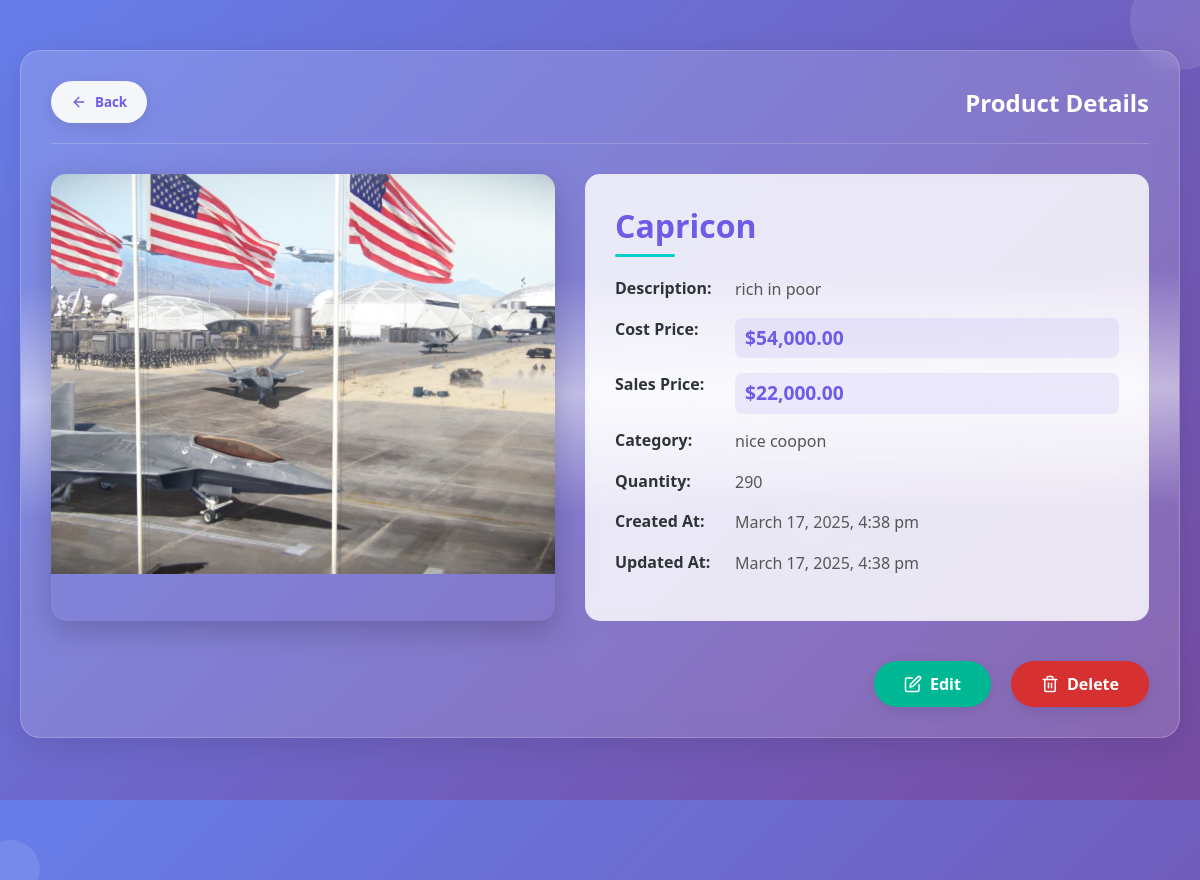
The page /screens/productDetails.php?id=6 on the database as committed earlier.
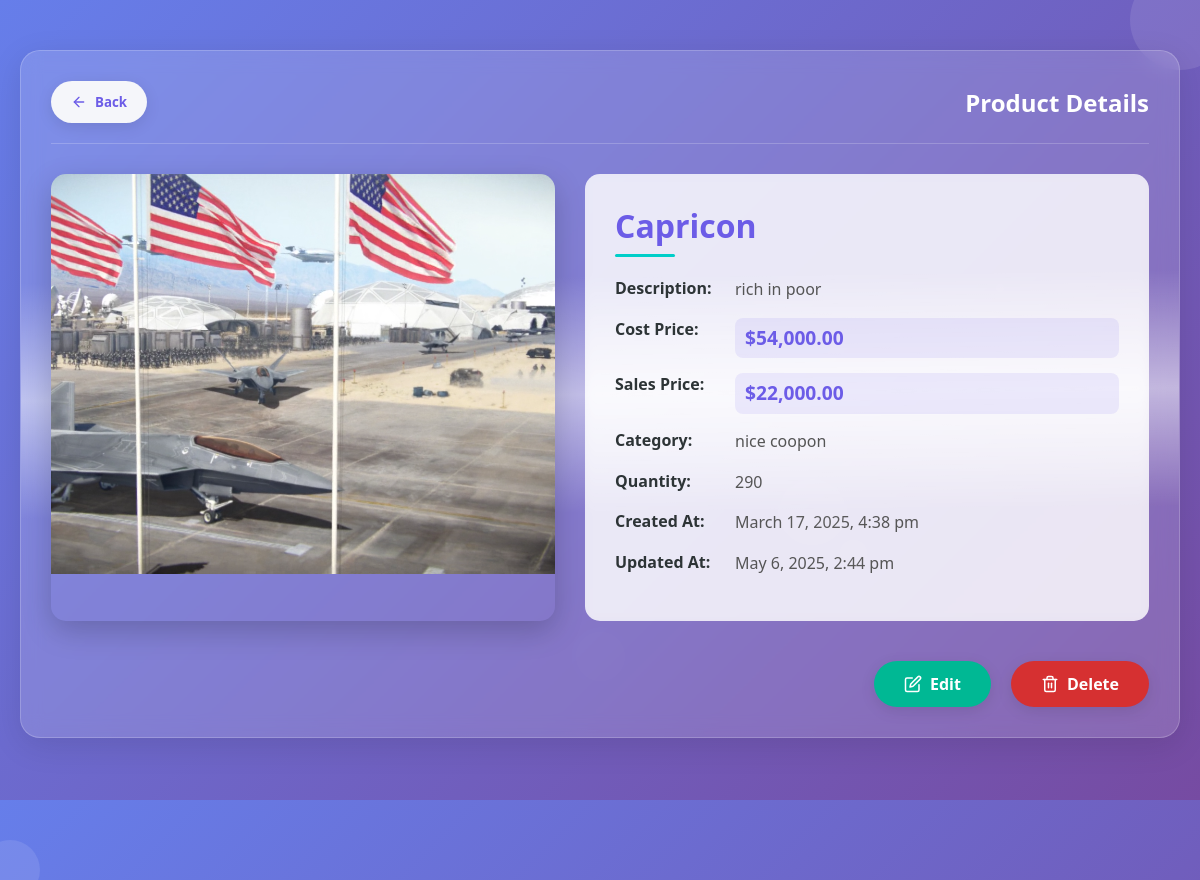
The same page on the database as committed later.
### tables this page shows
CREATE TABLE `products` (
  `id` int(11) NOT NULL,
  `name` varchar(255) NOT NULL,
  `description` text NOT NULL,
  `price` decimal(10,2) NOT NULL,
  `sale_price` decimal(10,2) NOT NULL,
  `category` varchar(100) NOT NULL,
  `quantity` int(11) NOT NULL,
  `image` varchar(255) DEFAULT NULL,
  `created_at` timestamp NOT NULL DEFAULT current_timestamp(),
  `updated_at` timestamp NOT NULL DEFAULT current_timestamp() ON UPDATE current_timestamp(),
  `company` varchar(500) NOT NULL,
  `number` varchar(100) NOT NULL
);

### screens/productDetails.php (the view, shortened to what this page needs)
<?php
include('../const/db.php');
if (isset($_GET['id'])) {
    $productId = $_GET['id'];
    $query = "SELECT * FROM products WHERE id = ?";
    $stmt = $conn->prepare($query);
    $stmt->bind_param("i", $productId);
    $stmt->execute();
    $result = $stmt->get_result();
    $product = $result->fetch_assoc();
} else {
    echo "Product ID is missing.";
    exit;
}
?>
<!DOCTYPE html>
<html lang="en">
<?php include("../const/head.php") ?>
<head>
</head>
<body>
    <div class="floating-circle circle-1"></div>
    <div class="floating-circle circle-2"></div>
    <div class="product-details holographic">
        <div class="container">
            <header>
                <button onclick="goBack()" class="back-button">
                    <svg width="16" height="16" viewBox="0 0 24 24" fill="none" stroke="currentColor" stroke-width="2" stroke-linecap="round" stroke-linejoin="round">
                        <line x1="19" y1="12" x2="5" y2="12"></line>
                        <polyline points="12 19 5 12 12 5"></polyline>
                    </svg>
                    Back
                </button>
                <h2 style="color: white;">Product Details</h2>
            </header>
            <div class="product-info">
                <div class="product-image-container">
                    <img src="./uploads/products/<?php echo $product['image']; ?>" alt="<?php echo $product['name']; ?>" class="product-image">
                </div>
                <div class="product-details-text">
                    <h3><?php echo $product['name']; ?></h3>
                    <div class="detail-item">
                        <span class="detail-label">Description:</span>
                        <span class="detail-value"><?php echo $product['description']; ?></span>
                    </div>
                    <div class="detail-item">
                        <span class="detail-label">Cost Price:</span>
                        <span class="detail-value price-highlight">$<?php echo number_format($product['price'], 2); ?></span>
                    </div>
                    <div class="detail-item">
                        <span class="detail-label">Sales Price:</span>
                        <span class="detail-value price-highlight">$<?php echo number_format($product['sale_price'], 2); ?></span>
                    </div>
                    <div class="detail-item">
                        <span class="detail-label">Category:</span>
                        <span class="detail-value"><?php echo $product['category']; ?></span>
                    </div>
                    <div class="detail-item">
                        <span class="detail-label">Quantity:</span>
                        <span class="detail-value"><?php echo $product['quantity']; ?></span>
                    </div>
                    <div class="detail-item">
                        <span class="detail-label">Created At:</span>
                        <span class="detail-value"><?php echo date('F j, Y, g:i a', strtotime($product['created_at'])); ?></span>
                    </div>
                    <div class="detail-item">
                        <span class="detail-label">Updated At:</span>
                        <span class="detail-value"><?php echo date('F j, Y, g:i a', strtotime($product['updated_at'])); ?></span>
                    </div>
                </div>
            </div>
            <div class="action-buttons">
                <button class="edit-button" onclick="window.location.href = 'editProduct.php?id=<?php echo $product['id']; ?>'">
                    <svg width="18" height="18" viewBox="0 0 24 24" fill="none" stroke="currentColor" stroke-width="2" stroke-linecap="round" stroke-linejoin="round">
                        <path d="M11 4H4a2 2 0 0 0-2 2v14a2 2 0 0 0 2 2h14a2 2 0 0 0 2-2v-7"></path>
                        <path d="M18.5 2.5a2.121 2.121 0 0 1 3 3L12 15l-4 1 1-4 9.5-9.5z"></path>
                    </svg>
                    Edit
                </button>
                <form method="POST" onsubmit="return confirmDelete();">
                    <button type="submit" name="delete_product" class="delete-button">
                        Delete
                    </button>
                </form>
            </div>
        </div>
    </div>
</body>
</html>

### const/head.php (shortened to what this page needs)
<head>
    <link rel="stylesheet" href="https://cdnjs.cloudflare.com/ajax/libs/font-awesome/6.0.0-beta3/css/all.min.css">
    <link rel="stylesheet" href="style.css">
    <link rel="stylesheet" href="../style.css">
</head>

### style.css (style rules this page uses)
* { margin: 0; padding: 0; box-sizing: border-box; font-family: Arial, sans-serif; text-decoration: none; }

### screens/productDetails.php (style rules this page uses)
:root { --primary: #6c5ce7; --primary-dark: #5649c0; --secondary: #00cec9; --dark: #2d3436; --light: #f5f6fa; --danger: #d63031; --danger-dark: #b52b2b; --success: #00b894; --success-dark: #00997b; --glass: rgba(255, 255, 255, 0.15); --glass-border: rgba(255, 255, 255, 0.2); --shadow: 0 8px 32px rgba(0, 0, 0, 0.1); }
* { margin: 0; padding: 0; box-sizing: border-box; font-family: 'Segoe UI', Tahoma, Geneva, Verdana, sans-serif; }
body { background: linear-gradient(135deg, #667eea 0%, #764ba2 100%); min-height: 100vh; color: var(--dark); padding: 20px; }
.product-details { max-width: 1200px; margin: 30px auto; background: var(--glass); backdrop-filter: blur(10px); -webkit-backdrop-filter: blur(10px); border-radius: 20px; border: 1px solid var(--glass-border); box-shadow: var(--shadow); overflow: hidden; animation: fadeIn 0.6s ease-out; }
.container { padding: 30px; }
header { display: flex; align-items: center; justify-content: space-between; margin-bottom: 30px; padding-bottom: 20px; border-bottom: 1px solid var(--glass-border); }
.back-button { background: var(--light); color: var(--primary); padding: 12px 20px; border: none; cursor: pointer; border-radius: 50px; font-weight: 600; display: flex; align-items: center; gap: 8px; transition: all 0.3s ease; box-shadow: 0 4px 15px rgba(0, 0, 0, 0.1); }
.product-info { display: flex; flex-wrap: wrap; margin-bottom: 40px; gap: 30px; }
.product-image-container { flex: 1; min-width: 300px; position: relative; border-radius: 15px; overflow: hidden; box-shadow: 0 10px 30px rgba(0, 0, 0, 0.2); transition: all 0.5s ease; }
.product-image { width: 100%; height: 400px; object-fit: cover; display: block; }
.product-details-text { flex: 1; min-width: 300px; background: rgba(255, 255, 255, 0.8); padding: 30px; border-radius: 15px; backdrop-filter: blur(5px); }
.product-details-text h3 { font-size: 2rem; margin-bottom: 20px; color: var(--primary); position: relative; padding-bottom: 10px; }
.product-details-text h3::after { content: ''; position: absolute; bottom: 0; left: 0; width: 60px; height: 3px; background: var(--secondary); border-radius: 3px; }
.detail-item { margin-bottom: 15px; display: flex; align-items: flex-start; }
.detail-label { font-weight: 600; color: var(--dark); min-width: 120px; display: inline-block; }
.detail-value { flex: 1; color: #555; line-height: 1.6; }
.price-highlight { font-size: 1.2rem; font-weight: 700; color: var(--primary); background: rgba(108, 92, 231, 0.1); padding: 5px 10px; border-radius: 8px; display: inline-block; }
.action-buttons { display: flex; justify-content: flex-end; gap: 20px; margin-top: 30px; }
.edit-button, .delete-button { padding: 12px 30px; font-size: 1rem; font-weight: 600; border: none; cursor: pointer; border-radius: 50px; transition: all 0.3s ease; display: flex; align-items: center; gap: 8px; box-shadow: 0 4px 15px rgba(0, 0, 0, 0.1); }
.edit-button { background: var(--success); color: white; }
.delete-button { background: var(--danger); color: white; }
.floating-circle { position: absolute; border-radius: 50%; background: rgba(255, 255, 255, 0.1); pointer-events: none; }
.circle-1 { width: 100px; height: 100px; top: -30px; right: -30px; }
.circle-2 { width: 60px; height: 60px; bottom: -20px; left: -20px; }
.holographic { position: relative; overflow: hidden; }
.holographic::before { content: ''; position: absolute; top: -50%; left: -50%; width: 200%; height: 200%; background: linear-gradient( to bottom right, rgba(255, 255, 255, 0) 0%, rgba(255, 255, 255, 0) 45%, rgba(255, 255, 255, 0.5) 50%, rgba(255, 255, 255, 0) 55%, rgba(255, 255, 255, 0) 100% ); transform: rotate(30deg); animation: holographic 6s infinite linear; }

Rows that differ between the two databases and show on the page:
changed products "Capricon": updated_at "March 17, 2025, 4:38 pm" → "May 6, 2025, 2:44 pm"
